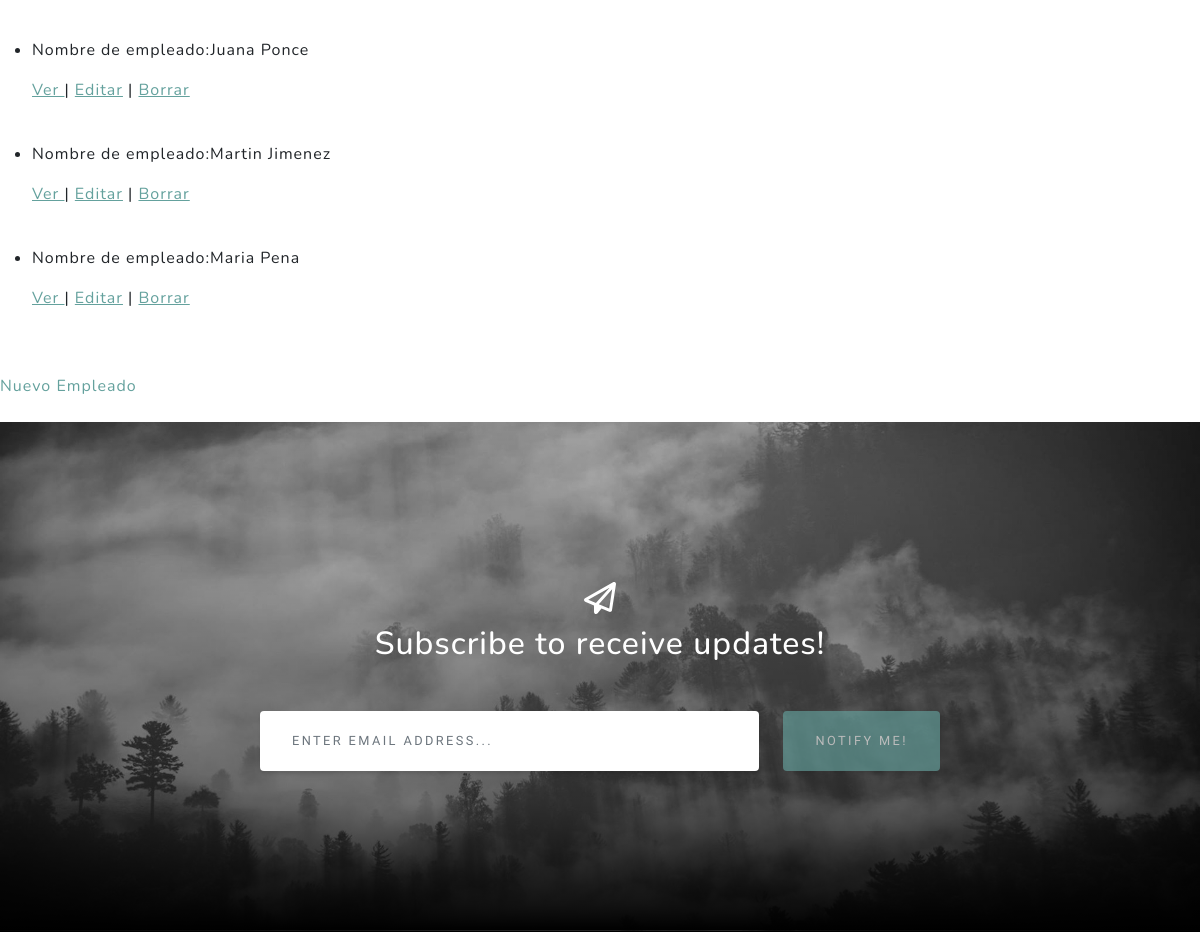
Before: /AppLibreria/empleados (middle part) with the older database file.
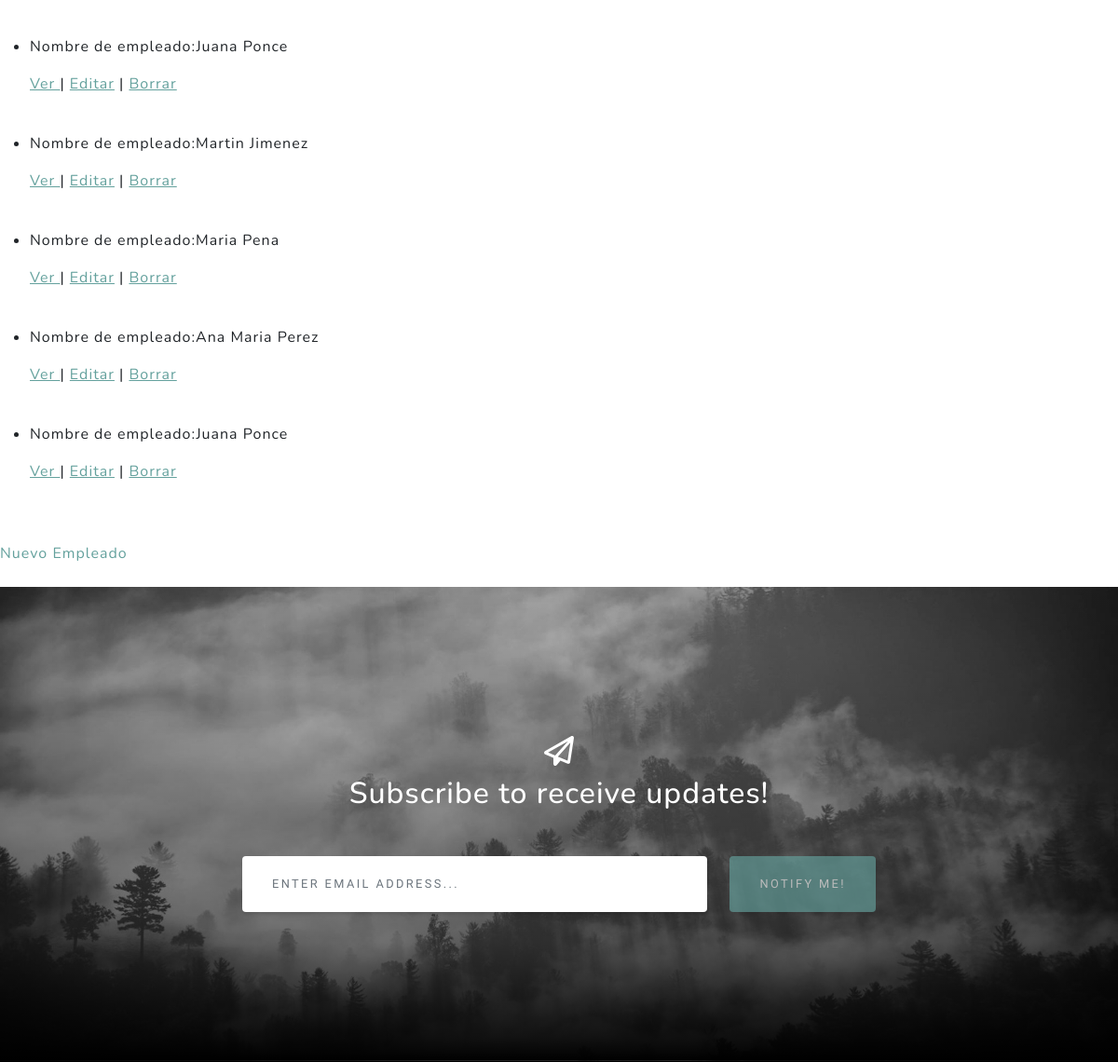
After: the same page with the newer database file.
### APP_Libreria/models.py (models this page shows, shortened)
class Empleados(models.Model):
    nombre = models.CharField(max_length=64)
    correo = models.EmailField()
    cumpleanios = models.DateField()
    horario = models.IntegerField()
    legajo = models.IntegerField()

### APP_Libreria/views.py (the view)
# urls.py: path("empleados", Empleadoslist.as_view(), name="empleados"),
class Empleadoslist(ListView):
    model= Empleados
    template_name= "empleados.html"

### APP_Libreria/templates/empleados.html (shortened to what this page needs)
{% extends "inicio.html" %}
{% load static %}
{% block libreria %}
<body>
    <ul>
        {% for Empleados in object_list %}
            <li>
                <p> Nombre de empleado:{{ Empleados.nombre }}</p>
                <p>
                    <a href="{% url 'empleados_detalle' Empleados.id %}"> Ver </a> |
                    <a href="{% url 'empleados_edit' Empleados.id %}"> Editar</a> |
                    <a href="{% url 'empleados_borrar' Empleados.id %}"> Borrar</a>
                </p>
            </li>
            <br>
        {% endfor %}
    </ul>
    <ul class="navbar-nav ms-auto">
        <li class="nav-item"><a class="nav-link" href="{% url 'empleado_nuevo' %}">Nuevo Empleado</a></li>
    </ul>
</body>
{% endblock %}

Changed rows visible on the page:
added Empleados: nombre "Ana Maria Perez"
added Empleados: nombre "Juana Ponce"
